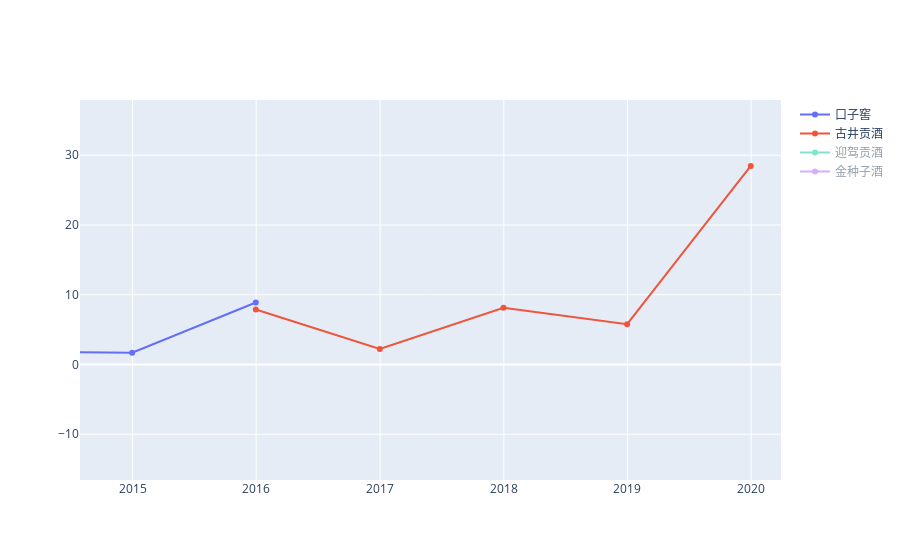

Write notebook code for a chart like this one.
### Markdown cell above
## 现金及等价物/有息负债

### Code cell
fig = go.Figure()
for k in data_dfs:
    data_df = data_dfs[k]
    fig.add_trace(go.Scatter(x=data_df.index, y=data_df['money_cap']/data_df['debts_yx'],name=k))
fig.show()

### Figure 1 — Plotly figure (JSON) as saved in the notebook; plotly's stock layout.template omitted (floating-point values rounded to 4 significant figures)
{"data": [{"name": "口子窖", "type": "scatter", "x": ["2011-12-31", "2012-12-31", "2013-12-31", "2014-12-31", "2015-12-31", "2016-12-31", "2017-12-31", "2018-12-31", "2019-12-31"], "y": [1.52, 1.716, 1.866, 1.671, 8.886, null, null, null, null]}, {"name": "古井贡酒", "type": "scatter", "x": ["2010-12-31", "2011-12-31", "2012-12-31", "2013-12-31", "2014-12-31", "2015-12-31", "2016-12-31", "2017-12-31", "2018-12-31", "2019-12-31"], "y": [110.8, 165.9, 248.0, 31.8, null, 7.871, 2.207, 8.117, 5.779, 28.46]}, {"name": "迎驾贡酒", "type": "scatter", "visible": "legendonly", "x": ["2011-12-31", "2012-12-31", "2013-12-31", "2014-12-31", "2015-12-31", "2016-12-31", "2017-12-31", "2018-12-31", "2019-12-31"], "y": [25.63, null, null, null, null, null, null, 3.144, 1.229]}, {"name": "金种子酒", "type": "scatter", "visible": "legendonly", "x": ["2010-12-31", "2011-12-31", "2012-12-31", "2013-12-31", "2014-12-31", "2015-12-31", "2016-12-31", "2017-12-31", "2018-12-31", "2019-12-31"], "y": [82.57, 105.6, 102.1, 6.559, null, null, null, null, null, null]}], "layout": {"autosize": true, "xaxis": {"autorange": false, "range": ["2014-07-29 23:22:17.1429", "2020-03-29 05:14:44.5715"], "type": "date"}, "yaxis": {"autorange": false, "range": [-16.57, 37.92], "type": "linear"}}}
